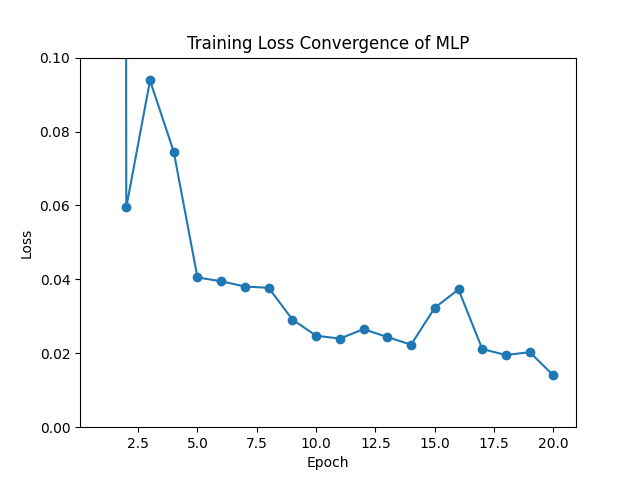

Write the Python code that produced this figure.
import torch
import torch.nn as nn
import torch.nn.functional as F
from torch.utils.data import DataLoader, TensorDataset
import torch.optim as optim
import matplotlib.pyplot as plt
import argparse

class MLP(nn.Module):
    def __init__(self):
        super(MLP, self).__init__()
        self.image_fc1 = nn.Linear(3 * 128 * 128, 512)
        self.image_fc2 = nn.Linear(512, 256)
        
        self.action_fc1 = nn.Linear(1, 32)
        
        self.combined_fc1 = nn.Linear(256 + 32, 128)
        self.combined_fc2 = nn.Linear(128, 2)

    def forward(self, img, action):
        img = F.relu(self.image_fc1(img))
        img = F.relu(self.image_fc2(img))
        
        action = F.relu(self.action_fc1(action))
        
        combined = torch.cat((img, action), dim=1)
        combined = F.relu(self.combined_fc1(combined))
        combined = self.combined_fc2(combined)

        return combined

def load_data(idx):
    positions = torch.load(f"./hw1_sample/positions_{idx}.pt")
    actions = torch.load(f"./hw1_sample/actions_{idx}.pt")
    imgs_before = torch.load(f"./hw1_sample/imgsBefore_{idx}.pt")
    return positions, actions, imgs_before

def load_test_data(idx):
    positions = torch.load(f"./hw1_test/positions_{idx}.pt")
    actions = torch.load(f"./hw1_test/actions_{idx}.pt")
    imgs_before = torch.load(f"./hw1_test/imgsBefore_{idx}.pt")
    return positions, actions, imgs_before

def evaluate_model(model, dataloader):
    model.eval()
    total_loss = 0
    criterion = nn.MSELoss()
    with torch.no_grad():
        for batch_imgs, batch_actions, batch_positions in dataloader:
            batch_imgs_flat = batch_imgs.view(batch_imgs.size(0), -1)
            outputs = model(batch_imgs_flat, batch_actions)
            loss = criterion(outputs, batch_positions)
            total_loss += loss.item()
    average_loss = total_loss / len(dataloader)
    return average_loss

def train():
    # Load data for all indices
    all_positions = []
    all_actions = []
    all_imgs_before = []
    for i in range(8):
        positions, actions, imgs_before = load_data(i)
        all_positions.append(positions)
        all_actions.append(actions)
        all_imgs_before.append(imgs_before)

    # Concatenate all data
    positions = torch.cat(all_positions)
    actions = torch.cat(all_actions)
    imgs_before = torch.cat(all_imgs_before)

    # Convert actions and images to float
    actions = actions.view(-1, 1).float()
    imgs_before = imgs_before.view(imgs_before.size(0), -1).float() / 255.0  # Flatten and normalize the images to [0, 1]

    # Create a dataset and dataloader
    dataset = TensorDataset(imgs_before, actions, positions)
    dataloader = DataLoader(dataset, batch_size=32, shuffle=True)

    model = MLP()

    # Define loss function and optimizer
    criterion = nn.MSELoss()
    optimizer = optim.Adam(model.parameters(), lr=0.001)

    # Training loop
    num_epochs = 20
    loss_values = []
    for epoch in range(num_epochs):
        print(f"Epoch {epoch+1}/{num_epochs} started.")
        epoch_loss = 0
        for batch_idx, (batch_imgs, batch_actions, batch_positions) in enumerate(dataloader):
            # Zero the parameter gradients
            optimizer.zero_grad()

            # Forward pass
            outputs = model(batch_imgs, batch_actions)

            # Compute loss
            loss = criterion(outputs, batch_positions)

            # Backward pass and optimize
            loss.backward()
            optimizer.step()

            epoch_loss += loss.item()

            if (batch_idx + 1) % 10 == 0:
                print(f"Epoch [{epoch+1}/{num_epochs}], Batch [{batch_idx+1}/{len(dataloader)}], Loss: {loss.item():.4f}")

        average_epoch_loss = epoch_loss / len(dataloader)
        loss_values.append(average_epoch_loss)
        print(f"Epoch [{epoch+1}/{num_epochs}] finished with Loss: {average_epoch_loss:.4f}")

    print("Finished Training")
    
    # Save the model
    torch.save(model.state_dict(), "hw1_1.pt")

    # Plot the loss values and save the plot
    plt.plot(range(1, num_epochs + 1), loss_values, marker='o')
    plt.xlabel('Epoch')
    plt.ylabel('Loss')
    plt.title('Training Loss Convergence of MLP')
    plt.ylim(0, 0.1)  # Set y-axis limits between 0 and 0.1
    plt.savefig('hw1_1.png')
    plt.close()

def test():
    # Load test data for all indices
    all_positions = []
    all_actions = []
    all_imgs_before = []
    for i in range(8):
        positions, actions, imgs_before = load_test_data(i)
        all_positions.append(positions)
        all_actions.append(actions)
        all_imgs_before.append(imgs_before)

    # Concatenate all test data
    positions = torch.cat(all_positions)
    actions = torch.cat(all_actions)
    imgs_before = torch.cat(all_imgs_before)

    # Convert actions and images to float
    actions = actions.view(-1, 1).float()
    imgs_before = imgs_before.view(imgs_before.size(0), -1).float() / 255.0  # Flatten and normalize the images to [0, 1]

    # Create a dataset and dataloader for evaluation
    dataset = TensorDataset(imgs_before, actions, positions)
    dataloader = DataLoader(dataset, batch_size=32, shuffle=False)

    # Load and evaluate the MLP model
    mlp_model = MLP()
    mlp_model.load_state_dict(torch.load('hw1_1.pt'))
    mlp_loss = evaluate_model(mlp_model, dataloader)
    print(f"Average Evaluation Loss for MLP: {mlp_loss:.4f}")

if __name__ == "__main__":
    parser = argparse.ArgumentParser(description="Train or Test the MLP model")
    parser.add_argument('--mode', type=str, choices=['train', 'test'], required=True, help="Mode to run: 'train' or 'test'")
    args = parser.parse_args()

    if args.mode == 'train':
        train()
    elif args.mode == 'test':
        test()
